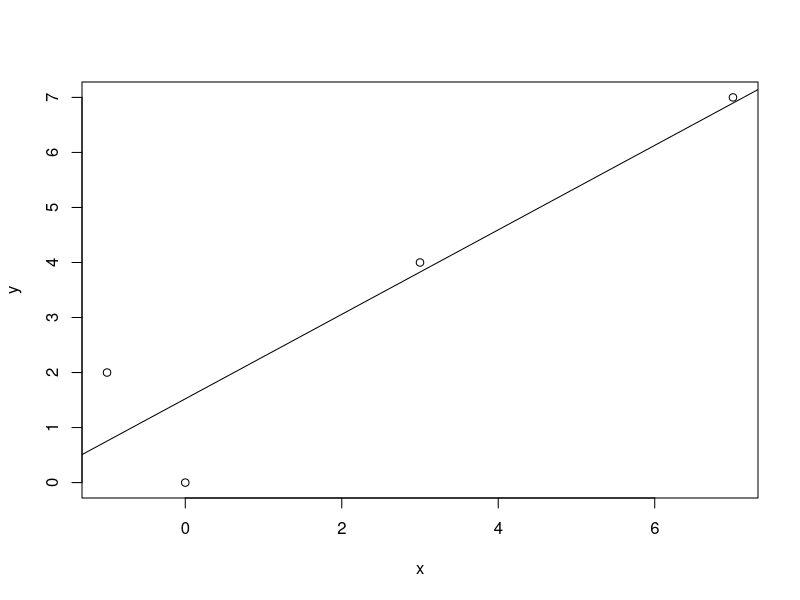

Source code (R):
x = c(-1, 0, 3, 7)
y = c(2, 0, 4, 7)

n = length(x)

num = sum(x * y) - sum(x) * sum(y) / n
den = sum(x * x) - sum(x) * sum(x) / n

B1 = num / den
B0 = (sum(y) - (B1 * sum(x))) / n

png('disp_diagram.png')

plot(x, y)
abline(B0, B1)

dev.off()

B0
B1

print('For x = 1 predicted value is')
print(B1 * 1 + B0)